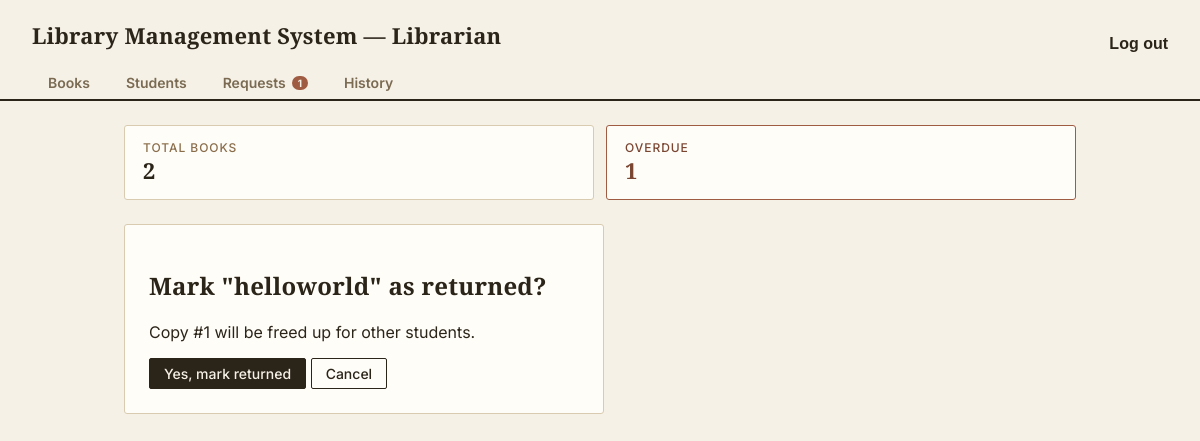
Page /miniapp/librarian/requests/2/return/ (signed in) on the earlier database version.
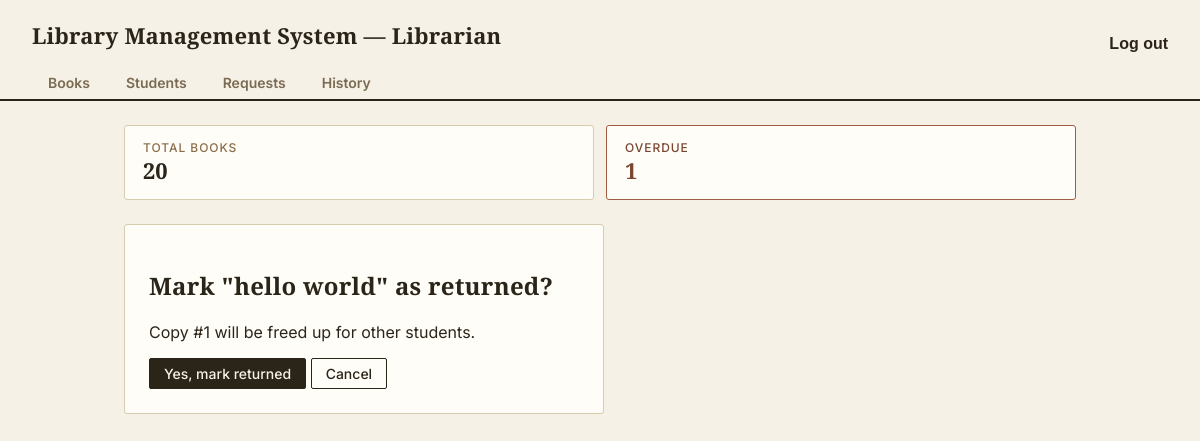
Same page on the later database version.
### miniapp/models.py (models this page shows, shortened)
class IssueRecord(models.Model):
    STATUS_CHOICES = [
        ('requested', 'Requested'),   # student asked to issue, awaiting librarian approval
        ('reserved', 'Reserved'),     # student reserved an unavailable book
        ('issued', 'Issued'),         # librarian approved and handed over a copy
        ('returned', 'Returned'),     # book has been returned
        ('rejected', 'Rejected'),     # librarian declined the request
    ]
    user = models.ForeignKey(User, on_delete=models.CASCADE, related_name='issue_records')
    book = models.ForeignKey(Book, on_delete=models.CASCADE, related_name='issue_records')
    copy = models.ForeignKey(
        BookCopy, on_delete=models.SET_NULL, null=True, blank=True,
        related_name='issue_records',
        help_text='Assigned once the librarian approves and hands over a specific copy'
    )
    status = models.CharField(max_length=10, choices=STATUS_CHOICES, default='requested')
    requested_at = models.DateTimeField(auto_now_add=True)
    issue_date = models.DateField(null=True, blank=True)
    due_date = models.DateField(null=True, blank=True)
    return_date = models.DateField(null=True, blank=True)
    class Meta:
        ordering = ['-requested_at']

class Book(models.Model):
    title = models.CharField(max_length=200)
    author = models.CharField(max_length=200)
    isbn = models.CharField(max_length=13, unique=True)
    pages = models.IntegerField()
    summary = models.TextField(null=True, blank=True)
    photo = models.ImageField(upload_to='books/', null=True, blank=True)
    category = models.CharField(max_length=100, blank=True)
    shelf_location = models.CharField(max_length=50, blank=True)
    created_at = models.DateTimeField(auto_now_add=True)
    update_at = models.DateTimeField(auto_now_add=True)

class BookCopy(models.Model):
    STATUS_CHOICES = [
        ('available', 'Available'),
        ('issued', 'Issued'),
    ]
    book = models.ForeignKey(Book, on_delete=models.CASCADE, related_name='copies')
    copy_number = models.PositiveIntegerField()
    status = models.CharField(max_length=10, choices=STATUS_CHOICES, default='available')
    class Meta:
        unique_together = ('book', 'copy_number')
        ordering = ['book', 'copy_number']

### miniapp/views.py (the view, shortened to what this page needs)
# urls.py: path('librarian/requests/<int:pk>/return/', views.librarian_mark_returned, name='librarian_mark_returned'),
@login_required
@user_passes_test(is_librarian)
def librarian_mark_returned(request, pk):
    record = get_object_or_404(IssueRecord, pk=pk, status='issued')
    return render(request, 'librarian/return_confirm.html', {'record': record})

### miniapp/context_processors.py (called while the page is built)
def librarian_stats(request):
    if request.user.is_authenticated and request.user.is_staff:
        pending_count = IssueRecord.objects.filter(status__in=['requested', 'reserved']).count()
        total_books = Book.objects.count()
        overdue_count = IssueRecord.objects.filter(
            status='issued', due_date__lt=datetime.date.today()
        ).count()
        return {
            'pending_requests_count': pending_count,
            'total_books_count': total_books,
            'overdue_count': overdue_count,
        }
    return {}

### miniapp/views.py (called while the page is built)
def is_librarian(user):
    return user.is_staff

### miniapp/templates/librarian/return_confirm.html (shortened to what this page needs)
{% extends 'librarian/base.html' %}
{% block content %}
<div class="card" style="max-width:480px;">
    <h2>Mark "{{ record.book.title }}" as returned?</h2>
    <p>Copy #{{ record.copy.copy_number }} will be freed up for other students.</p>
    <form method="post">
        <button class="btn btn-primary" type="submit">Yes, mark returned</button>
        <a href="{% url 'librarian_issue_requests' %}" class="btn btn-secondary">Cancel</a>
    </form>
</div>
{% endblock %}

Differences in the rows shown:
changed through a linked row, IssueRecord: book "helloworld" → "hello world"
Other differences:
{{ total_books_count }}: "2" → "20"
{{ pending_requests_count }}: "1" → (not shown)
